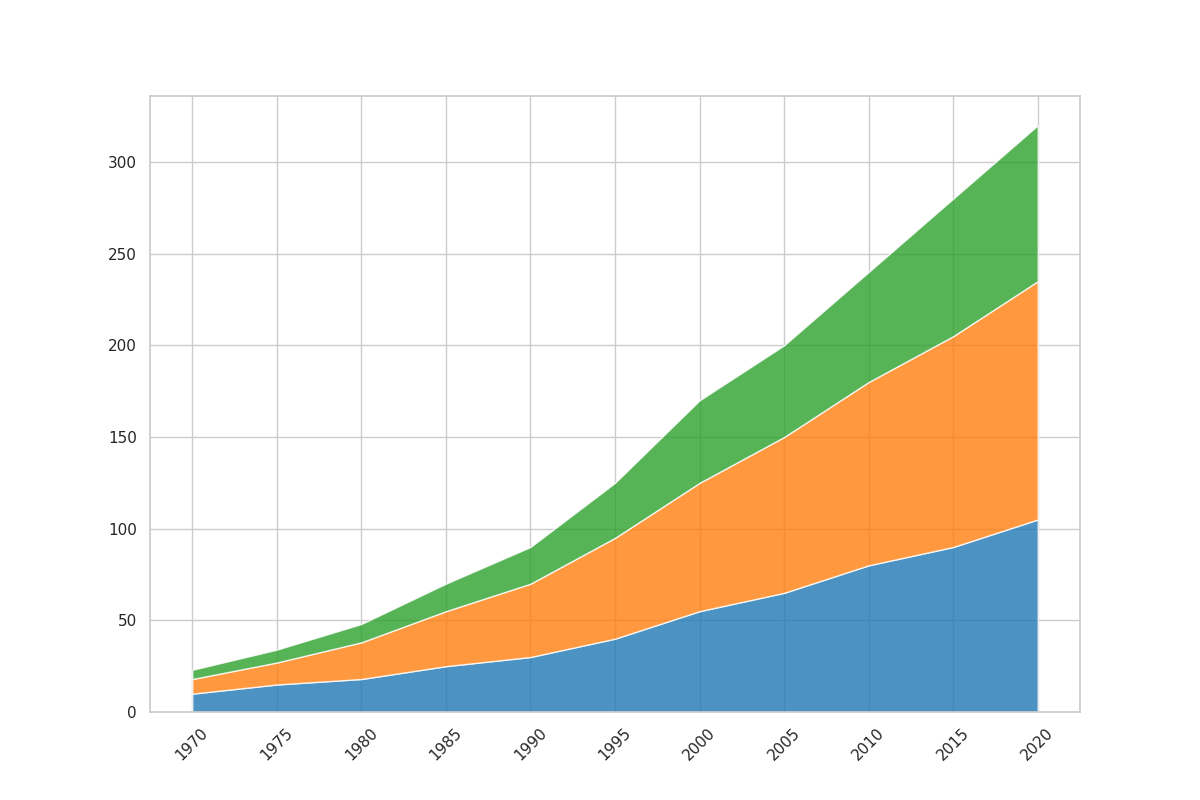

Generate this figure with Python:
import matplotlib.pyplot as plt
import numpy as np

years = np.arange(1970, 2021, 5)

atlantic_exploration = [10, 15, 18, 25, 30, 40, 55, 65, 80, 90, 105]
pacific_exploration = [8, 12, 20, 30, 40, 55, 70, 85, 100, 115, 130]
indian_exploration = [5, 7, 10, 15, 20, 30, 45, 50, 60, 75, 85]

fig, ax = plt.subplots(figsize=(12, 8))

ax.stackplot(years, atlantic_exploration, pacific_exploration, indian_exploration,
             colors=['#1f77b4', '#ff7f0e', '#2ca02c'], alpha=0.8)

plt.xticks(years, rotation=45)

plt.show()
